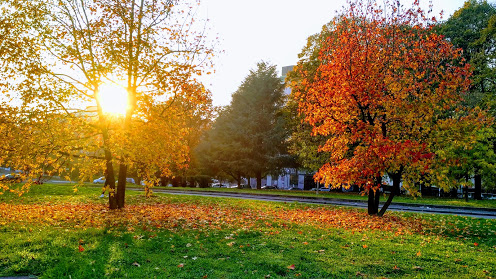
//> input picture Template_opencv/autumn.jpg, 496 x 279 px
$ ./pyramid   (built with g++ and OpenCV 4)
//> lines starting //> are read from the running program, lines starting //| are printed output that depends on the picture
### Template_opencv/stdafx.h
// stdafx.h : include file for standard system include files,
// or project specific include files that are used frequently, but
// are changed infrequently
//

#pragma once

#include "targetver.h"

#include <stdio.h>
#include <tchar.h>


// TODO: reference additional headers your program requires here

### Template_opencv/pyramid.cpp
#include "stdafx.h"
#include "opencv2/imgproc/imgproc.hpp"
#include "opencv2/highgui/highgui.hpp"
#include <math.h>
#include <stdlib.h>
#include <stdio.h>

using namespace cv;

Mat src, dst, tmp;
char* window_name = "Pyramids Demo";

int main(int argc, char** argv)
{
	printf(" [u] -> Zoom in  \n");
	printf(" [d] -> Zoom out \n");

	src = imread("autumn.jpg");
//> src is the input picture: 279 rows x 496 cols, CV_8UC3; mean B, G, R 67.9, 119.7, 137.2
	if (!src.data)
	{
		printf(" No data! -- Exiting the program \n");
		return -1;
	}

	tmp = src;
	dst = tmp;

	/// Create window
	namedWindow(window_name, CV_WINDOW_AUTOSIZE);
	imshow(window_name, dst);

	/// Loop
	while (true)
	{
		int c;
		c = waitKey(10);
//> the key 'u' is pressed

		if ((char)c == 27)
		{
			break;
		}
		if ((char)c == 'u')
		{
			pyrUp(tmp, dst, Size(tmp.cols * 2, tmp.rows * 2));
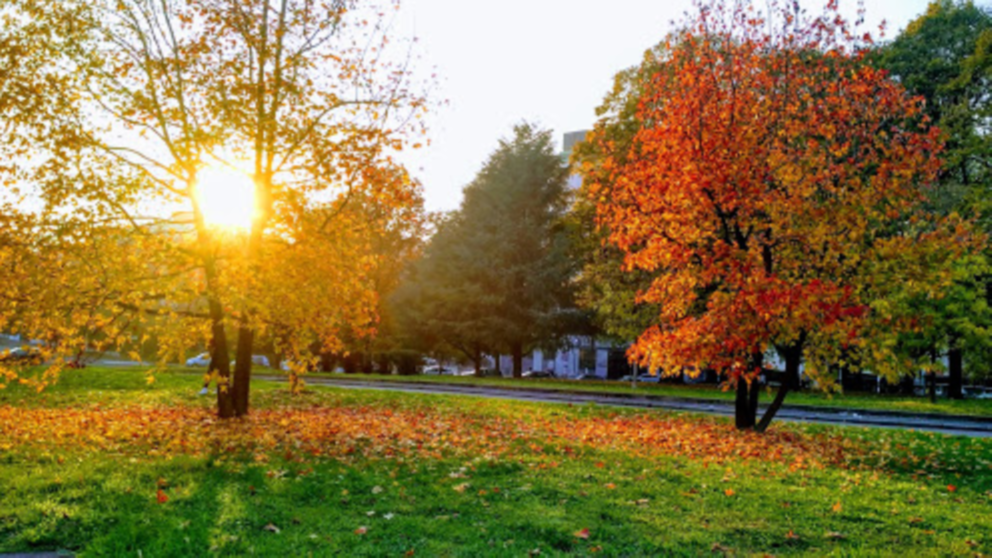
//> dst: 558 rows x 992 cols, CV_8UC3; mean B, G, R 67.8, 119.6, 137.1
//> the key 'd' is pressed
			printf("** Zoom In: Image x 2 \n");
		}
		else if ((char)c == 'd')
		{
			pyrDown(tmp, dst, Size(tmp.cols / 2, tmp.rows / 2));
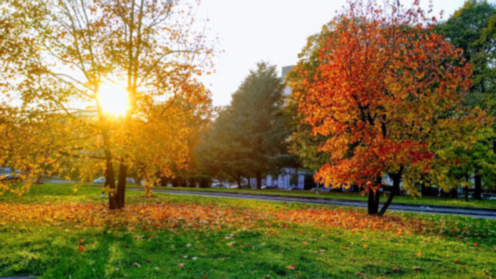
//> dst: 279 rows x 496 cols, CV_8UC3; mean B, G, R 68, 119.7, 137.3
//> the Esc key is pressed
			printf("** Zoom Out: Image / 2 \n");
		}

		imshow(window_name, dst);
		tmp = dst;
	}
	return 0;
}
